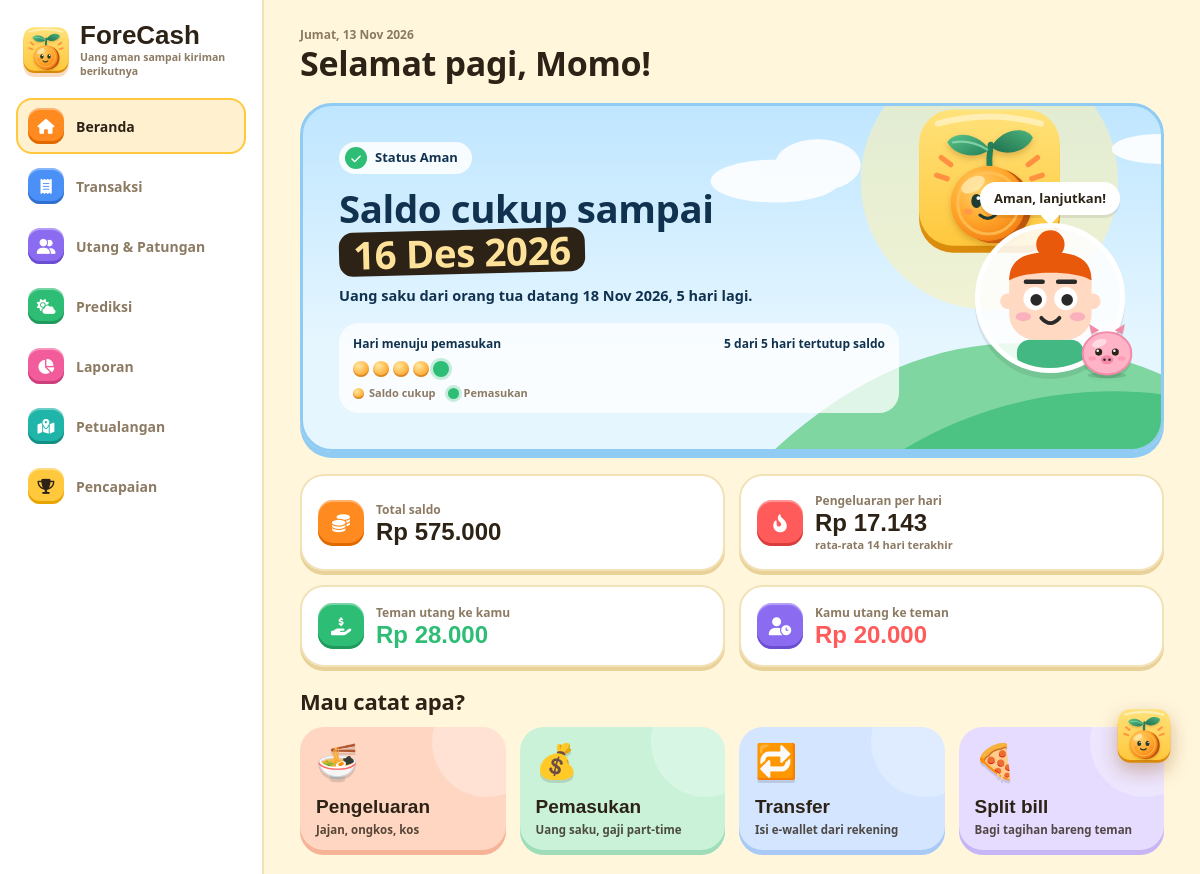
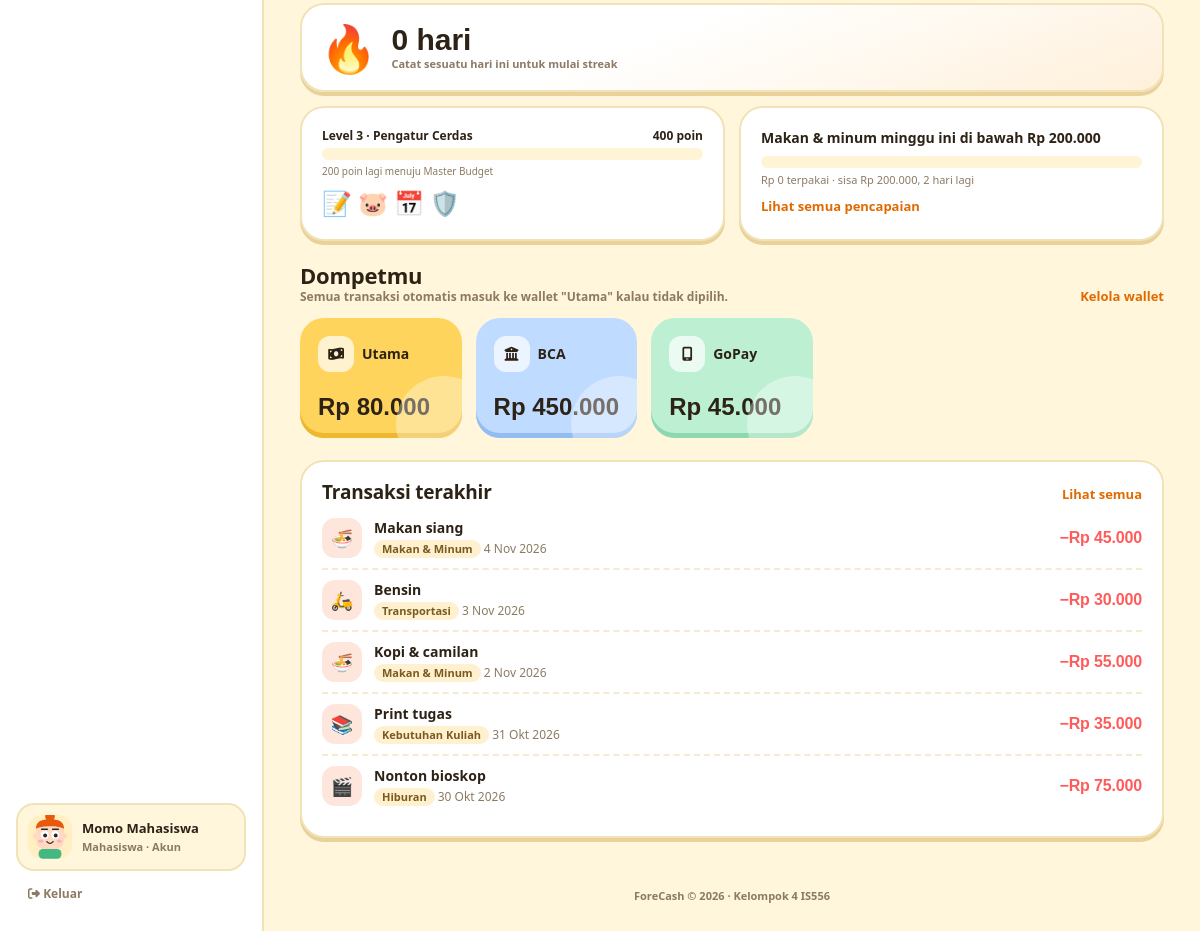
/pages/dashboard.php (signed in), run on the app's committed database (2 pictures, top to bottom).
### tables this page shows
CREATE TABLE users (
  user_id       INT NOT NULL AUTO_INCREMENT PRIMARY KEY,
  nama          VARCHAR(100) NOT NULL,
  email         VARCHAR(100) NOT NULL UNIQUE,           
  password_hash VARCHAR(255) NOT NULL,
  role          ENUM('mahasiswa','orangtua') NOT NULL DEFAULT 'mahasiswa',
  kode_hubung   CHAR(8) NULL UNIQUE,                    
  batas_harian  DECIMAL(12,2) NOT NULL DEFAULT 0,
  avatar        VARCHAR(4) NOT NULL DEFAULT 'a1',           
  created_at    DATETIME NOT NULL DEFAULT CURRENT_TIMESTAMP
);

CREATE TABLE income_schedules (
  schedule_id       INT NOT NULL AUTO_INCREMENT PRIMARY KEY,
  user_id           INT NOT NULL,
  sumber            VARCHAR(50) NOT NULL,
  nominal           DECIMAL(12,2) NOT NULL,
  tanggal_perkiraan DATE NOT NULL,
  status            ENUM('menunggu','diterima') NOT NULL DEFAULT 'menunggu',
  FOREIGN KEY (user_id) REFERENCES users(user_id) ON DELETE CASCADE
);

CREATE TABLE wallets (
  wallet_id  INT NOT NULL AUTO_INCREMENT PRIMARY KEY,
  user_id    INT NOT NULL,
  nama       VARCHAR(50) NOT NULL,
  tipe       ENUM('tunai','bank','ewallet') NOT NULL DEFAULT 'tunai',
  saldo_awal DECIMAL(12,2) NOT NULL DEFAULT 0,
  FOREIGN KEY (user_id) REFERENCES users(user_id) ON DELETE CASCADE
);

CREATE TABLE transactions (
  transaction_id   INT NOT NULL AUTO_INCREMENT PRIMARY KEY,
  user_id          INT NOT NULL,
  wallet_id        INT NOT NULL,
  wallet_tujuan_id INT NULL,
  category_id      INT NULL,
  jenis            ENUM('pemasukan','pengeluaran','transfer') NOT NULL,
  nominal          DECIMAL(12,2) NOT NULL,
  keterangan       VARCHAR(150) NOT NULL,
  tanggal          DATE NOT NULL,
  bukti            VARCHAR(64) NULL,                     
  created_at       DATETIME NOT NULL DEFAULT CURRENT_TIMESTAMP,
  FOREIGN KEY (user_id)          REFERENCES users(user_id) ON DELETE CASCADE,
  FOREIGN KEY (wallet_id)        REFERENCES wallets(wallet_id) ON DELETE CASCADE,
  FOREIGN KEY (wallet_tujuan_id) REFERENCES wallets(wallet_id) ON DELETE CASCADE,
  FOREIGN KEY (category_id)      REFERENCES categories(category_id) ON DELETE SET NULL
);

CREATE TABLE categories (
  category_id INT NOT NULL AUTO_INCREMENT PRIMARY KEY,
  user_id     INT NULL,
  nama        VARCHAR(50) NOT NULL,
  jenis       ENUM('pemasukan','pengeluaran') NOT NULL,
  FOREIGN KEY (user_id) REFERENCES users(user_id) ON DELETE CASCADE
);

### pages/dashboard.php (the view, shortened to what the rows shown need)
<?php
require_once __DIR__ . '/../includes/functions.php';
$user = require_login('mahasiswa');
$uid = $user['user_id'];
$f = forecast($uid);
$wallets = wallets_with_balance($uid);
$recent = rows("SELECT t.tanggal, t.jenis, t.nominal, t.keterangan, c.nama AS kategori, w.nama AS wallet, w2.nama AS wallet_tujuan
                FROM transactions t JOIN wallets w ON w.wallet_id = t.wallet_id
                LEFT JOIN wallets w2 ON w2.wallet_id = t.wallet_tujuan_id
                LEFT JOIN categories c ON c.category_id = t.category_id
                WHERE t.user_id = ? ORDER BY t.tanggal DESC, t.transaction_id DESC LIMIT 5", 'i', $uid);
$title = 'Dashboard'; $active = 'dashboard';
require __DIR__ . '/../includes/layout/header.php';
$ikon = ['tunai' => 'fa-money-bill-wave', 'bank' => 'fa-building-columns', 'ewallet' => 'fa-mobile-screen'];
?>
<?php require __DIR__ . '/../includes/layout/warning.php'; ?>
<section aria-label="Saldo per wallet">
    <div class="fc-wallets">
        <?php foreach ($wallets as $i => $w): ?>
            <div class="wallet-card fc-w<?= $i % 5 ?>">
                <p class="flex items-center gap-2 text-sm font-bold"><span class="fc-wallet-icon"><i class="fa-solid <?= $ikon[$w['tipe']] ?>"></i></span> <?= e($w['nama']) ?></p>
                <p class="fc-stat-value"><?= rupiah($w['saldo']) ?></p>
            </div>
        <?php endforeach; ?>
    </div>
</section>
<section class="hs-card p-5" aria-label="Transaksi terakhir">
    <?php foreach ($recent as $t):
        $kelas = ['pemasukan' => 'is-in', 'pengeluaran' => 'is-out', 'transfer' => 'is-move'][$t['jenis']];
        $emoji = $t['jenis'] === 'transfer' ? '🔁' : kategori_emoji($t['kategori'], $t['jenis']); ?>
        <div class="fc-tx">
            <span class="fc-tx-icon <?= $kelas ?>"><?= $emoji ?></span>
            <div class="min-w-0 flex-1">
                <p class="font-bold text-sm truncate"><?= e($t['keterangan']) ?></p>
                <p class="text-xs text-slate-500 mt-0.5">
                    <span class="fc-chip"><?= $t['jenis'] === 'transfer' ? e($t['wallet']) . ' ke ' . e($t['wallet_tujuan']) : e($t['kategori'] ?? 'Lainnya') ?></span>
                    <?= tgl($t['tanggal']) ?>
                </p>
            </div>
            <p class="font-display font-extrabold text-base <?= ['pemasukan' => 'text-hsGreen', 'pengeluaran' => 'text-hsRed', 'transfer' => 'text-hsBlue'][$t['jenis']] ?>">
                <?= ['pemasukan' => '+', 'pengeluaran' => '−', 'transfer' => ''][$t['jenis']] ?><?= rupiah($t['nominal']) ?>
            </p>
        </div>
    <?php endforeach; ?>
</section>
<?php require __DIR__ . '/../includes/layout/footer.php'; ?>

### includes/layout/header.php (shortened to what the rows shown need)
<?php
$hariIni = ['Minggu', 'Senin', 'Selasa', 'Rabu', 'Kamis', 'Jumat', 'Sabtu'][date('w')] . ', ' . tgl(date('Y-m-d'));
$jam = (int)date('G');
$sapaan = $jam < 11 ? 'Selamat pagi' : ($jam < 15 ? 'Selamat siang' : ($jam < 18 ? 'Selamat sore' : 'Selamat malam'));
?>
<!DOCTYPE html>
<html lang="id">
<head>
    <script src="https://cdn.tailwindcss.com"></script>
    <link href="https://api.fontshare.com/v2/css?f[]=satoshi@300,400,500,700,900&display=swap" rel="stylesheet">
    <link rel="stylesheet" href="https://cdnjs.cloudflare.com/ajax/libs/font-awesome/6.4.0/css/all.min.css">
    <link rel="stylesheet" href="../assets/css/styles.css?v=<?= filemtime(__DIR__ . '/../../assets/css/styles.css') ?>">
</head>
<body class="fc-body">
<aside class="fc-side" aria-label="Menu utama">
    <div class="fc-side-foot">
        <a href="akun.php" class="fc-me <?= $active === 'akun' ? 'is-active' : '' ?>">
            <span class="min-w-0">
                <span class="fc-me-name"><?= e($user['nama']) ?></span>
                <span class="fc-me-role"><?= $user['role'] === 'orangtua' ? 'Orang tua' : 'Mahasiswa' ?> · Akun</span>
            </span>
        </a>
    </div>
</aside>
<div class="fc-main">
    <header class="fc-top">
        <div class="min-w-0">
            <p class="fc-top-date"><?= $hariIni ?></p>
            <h1 class="fc-top-title"><?= $active === 'dashboard' ? $sapaan . ', ' . e(explode(' ', $user['nama'])[0]) . '!' : e($title) ?></h1>
        </div>
    </header>
<main class="fc-content">

### includes/layout/warning.php (shortened to what the rows shown need)
<?php
$st = $f['status'];
$label = ['aman' => 'Aman', 'waspada' => 'Waspada', 'kritis' => 'Kritis'][$st];
$dot = ['aman' => ['#2EBD74', 'fa-check'], 'waspada' => ['#F0A000', 'fa-exclamation'], 'kritis' => ['#FF5B5B', 'fa-bolt']][$st];
$hariTotal = $f['sisa_hari'] ? min(45, $f['sisa_hari']) : 0;
$hariAman = $f['runway'] === null ? $hariTotal : min($hariTotal, $f['runway']);
?>
<section class="fc-hero" data-status="<?= $st ?>" aria-label="Peringatan dini">
    <div class="fc-hero-text">
        <span class="fc-hero-badge">
            <span class="fc-hero-dot" style="background:<?= $dot[0] ?>"><i class="fa-solid <?= $dot[1] ?>"></i></span>
            Status <?= $label ?>
        </span>
        <h2>
            <?php if ($f['burn'] <= 0): ?>
                Belum ada pengeluaran yang tercatat.
            <?php elseif ($f['saldo'] <= 0): ?>
                Saldo sudah habis.
            <?php else: ?>
                Saldo cukup sampai <span class="fc-hero-date"><?= tgl($f['habis']) ?></span>
            <?php endif; ?>
        </h2>
        <p>
            <?php if ($f['next']): ?>
                <?= e($f['next']['sumber']) ?> datang <?= tgl($f['next']['tanggal_perkiraan']) ?>, <?= $f['sisa_hari'] ?> hari lagi.
            <?php else: ?>
                Belum ada jadwal pemasukan. Tambahkan di menu Prediksi supaya peringatannya lebih tepat.
            <?php endif; ?>
        </p>
        <?php if ($hariTotal > 0): ?>
            <div class="fc-days">
                <div class="fc-days-head">
                </div>
                <div class="fc-days-row">
                    <?php for ($i = 1; $i <= $hariTotal; $i++): ?>
                        <span class="fc-day <?= $i === $hariTotal ? 'is-pay' : ($i <= $hariAman ? 'is-ok' : 'is-short') ?>"
                              title="<?= tgl(date('Y-m-d', strtotime("+$i day"))) ?>"></span>
                    <?php endfor; ?>
                </div>
                <div class="fc-days-legend">
                </div>
            </div>
        <?php elseif ($f['runway'] !== null): ?>
            <div class="fc-days"><div class="fc-days-head"><span>Daya tahan saldo</span><span><?= $f['runway'] ?> hari lagi</span></div></div>
        <?php endif; ?>
    </div>
</section>

### data on the page
users: nama "Momo Mahasiswa", nama "Momo"
income_schedules: sumber "Uang saku dari orang tua", tanggal_perkiraan "18 Nov 2026"
wallets: nama "Utama", saldo "Rp 80.000"
wallets: nama "BCA", saldo "Rp 450.000"
wallets: nama "GoPay", saldo "Rp 45.000"
transactions: jenis.nama "🍜", keterangan "Makan siang", category.nama "Makan & Minum", tanggal "4 Nov 2026", jenis "−", nominal "Rp 45.000"
transactions: jenis.nama "🛵", keterangan "Bensin", category.nama "Transportasi", tanggal "3 Nov 2026", jenis "−", nominal "Rp 30.000"
transactions: jenis.nama "🍜", keterangan "Kopi & camilan", category.nama "Makan & Minum", tanggal "2 Nov 2026", jenis "−", nominal "Rp 55.000"
transactions: jenis.nama "📚", keterangan "Print tugas", category.nama "Kebutuhan Kuliah", tanggal "31 Okt 2026", jenis "−", nominal "Rp 35.000"
transactions: jenis.nama "🎬", keterangan "Nonton bioskop", category.nama "Hiburan", tanggal "30 Okt 2026", jenis "−", nominal "Rp 75.000"

### other printed values
$label "Beranda"
$label "Transaksi"
$label "Utang & Patungan"
$label "Prediksi"
$label "Laporan"
$label "Petualangan"
$label "Pencapaian"
$hariIni "Jumat, 13 Nov 2026"
$label "Aman"
tgl($f['habis']) "16 Des 2026"
$f['sisa_hari'] "5"
$hariAman "5"
$hariTotal "5"
$kata "Aman, lanjutkan!"
rupiah($f['saldo']) "Rp 575.000"
